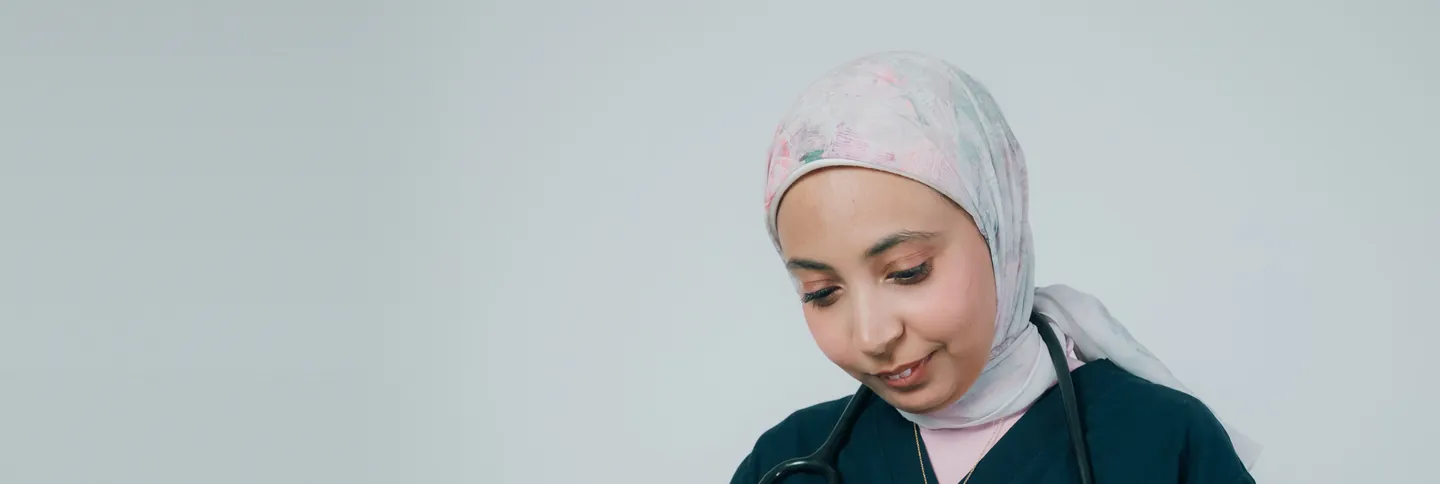
#> input picture assets/images/band-book.webp, 1440 x 484 px, given in place of 39192341.jpg, which was not available
$ python cut.py
#> lines starting #> are read from the running program, lines starting #| are printed output that depends on the picture
#!/usr/bin/env python3
"""Cut every theme photograph from its Pexels original.

  python3 .dev/photos/cut.py <dir-with-originals>

Originals are `<pexels id>.jpg`, fetched full size from
https://images.pexels.com/photos/<id>/pexels-photo-<id>.jpeg (not committed).
Each slot is cut at twice its largest rendered size (full-bleed capped at
1920px wide) and written as WebP to assets/images/. readme.txt credits every
file; SOURCES below is the same table.
"""
import os
import sys

from PIL import Image

sys.path.insert(0, os.path.dirname(os.path.abspath(__file__)))
from extend import extend  # noqa: E402

ROOT = os.path.dirname(os.path.dirname(os.path.dirname(os.path.abspath(__file__))))
OUT = os.path.join(ROOT, "assets", "images")

# slot: (pexels id, output size, crop box in original pixels (x0, y0, x1, y1))
CROPS = {
    # About: the practice's senior GP with a family (Vitaly Gariev's clinic series).
    "about-1": ("39192341", (764, 928), (1350, 0, 3128, 2160)),
    "about-2": ("39192345", (644, 784), (1000, 0, 2776, 2160)),
    # Departments, 3:2 cards.
    "dept-eye": ("6749697", (832, 550), (300, 300, 5100, 3473)),
    "dept-physio": ("20860594", (832, 550), (0, 0, 4000, 2644)),
    "dept-dental": ("6627419", (832, 550), (0, 1500, 4480, 4462)),
    "dept-lab": ("6627687", (832, 550), (300, 0, 6720, 4244)),
    "dept-skin": ("7446661", (832, 550), (0, 1200, 3840, 3738)),
    "dept-children": ("39192352", (832, 550), (400, 0, 3668, 2160)),
    # Reviews band behind the quote.
    "reviews": ("39192354", (1920, 834), (0, 0, 3840, 1668)),
    # The three tabs.
    "tab-family": ("39192346", (1272, 880), (500, 0, 3622, 2160)),
    "tab-team": ("39192393", (1272, 880), (400, 0, 3522, 2160)),
    "tab-sameday": ("39192373", (1272, 880), (400, 0, 3522, 2160)),
    # Doctors, 604x572 cards (Daniil Kondrashin's studio series, plus the senior GP).
    "doctor-1": ("32254662", (604, 572), (440, 1110, 3534, 4040)),
    "doctor-2": ("32254667", (604, 572), (713, 1000, 3153, 3311)),
    "doctor-3": ("32115962", (604, 572), (1033, 1560, 2833, 3265)),
    "doctor-4": ("32115911", (604, 572), (693, 1100, 3493, 3752)),
    "doctor-5": ("32254657", (604, 572), (787, 1000, 3187, 3273)),
    "doctor-6": ("32115898", (604, 572), (500, 1000, 3500, 3841)),
    "doctor-7": ("32115951", (604, 572), (400, 1650, 3200, 4302)),
    "doctor-8": ("39192331", (604, 572), (870, 0, 2990, 2008)),
}

# Studio portraits widened by continuing the backdrop (extend.py).
EXTENDED = {
    # slot: (id, size, (y0, y1), head x in the original, where it lands 0..1)
    "hero": ("32254662", (1920, 800), (1000, 5200), 1985, 0.72),
    "banner": ("32115962", (1920, 440), (1750, 3100), 1933, 0.78),
    "band-call": ("32115951", (1440, 484), (1850, 3500), 2133, 0.30),
    "band-book": ("32254654", (1440, 484), (1250, 2900), 1950, 0.62),
}


def main(src):
#> called with src = '.'
    os.makedirs(OUT, exist_ok=True)
    for slot, (pid, size, box) in CROPS.items():
        im = Image.open(os.path.join(src, pid + ".jpg")).convert("RGB")
#> im is the input picture: PIL image 1440x484 RGB; mean R, G, B 179.6, 187.5, 188.9
        x0, y0, x1, y1 = box
        want = size[0] / size[1]
        got = (x1 - x0) / (y1 - y0)
        if abs(want - got) > 0.02:
            raise SystemExit("%s: crop ratio %.3f, slot %.3f" % (slot, got, want))
        if (x1 - x0) < size[0]:
            raise SystemExit("%s: crop %dpx is narrower than the slot" % (slot, x1 - x0))
        im.crop(box).resize(size, Image.LANCZOS).save(os.path.join(OUT, slot + ".webp"), "WEBP", quality=80, method=6)
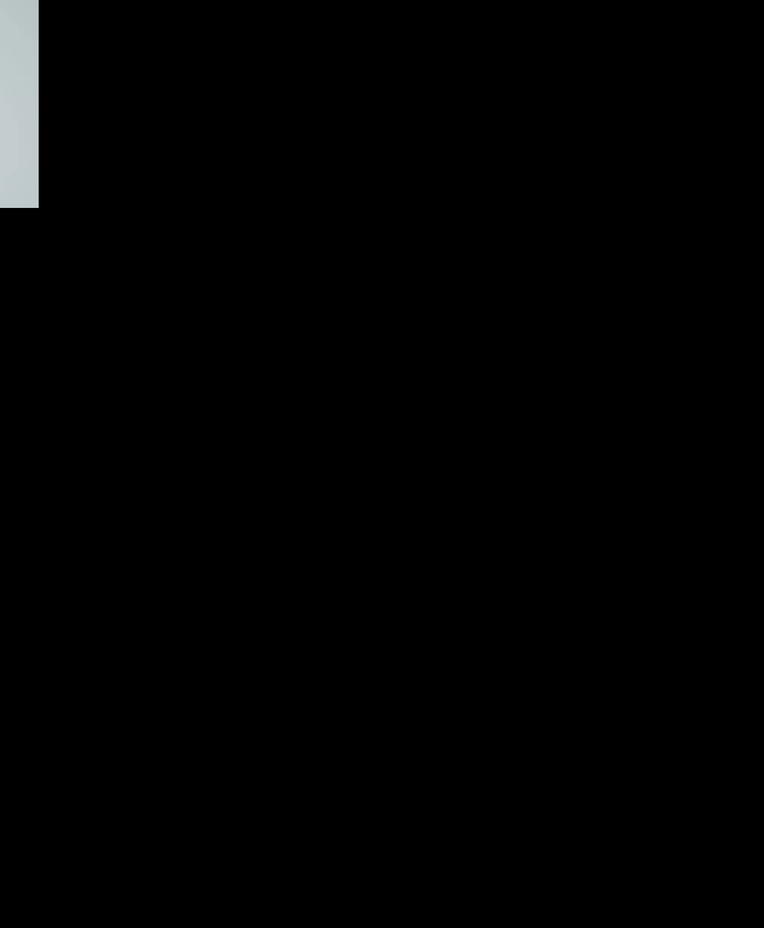
#> saved as about-1.webp: PIL image 764x928 RGB; mean R, G, B 2.2, 2.3, 2.3
        print(slot, pid, size)
#> pass 2 of the loop in main, `for slot, (pid, size, box) in CROPS.items():`:
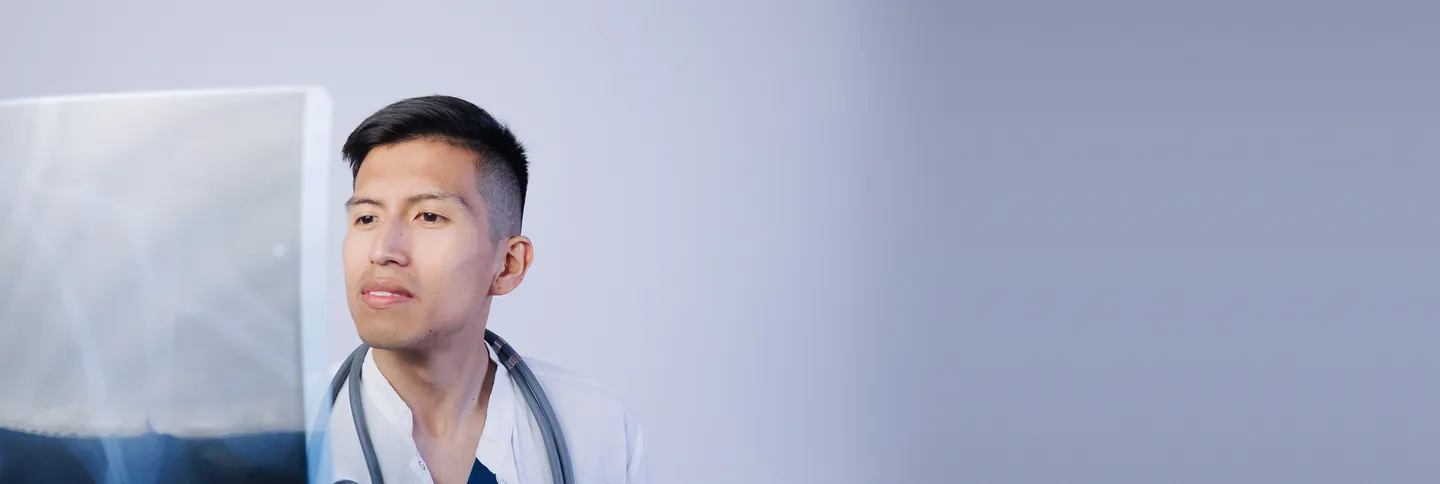
#> input picture assets/images/band-call.webp, 1440 x 484 px, given in place of 39192345.jpg, which was not available
#> in main, im is the input picture: PIL image 1440x484 RGB; mean R, G, B 168.4, 174.1, 194
#> in main, `im.crop(box).resize(size, Image.LANCZOS).save(os.path.join(OUT, slot +..`:
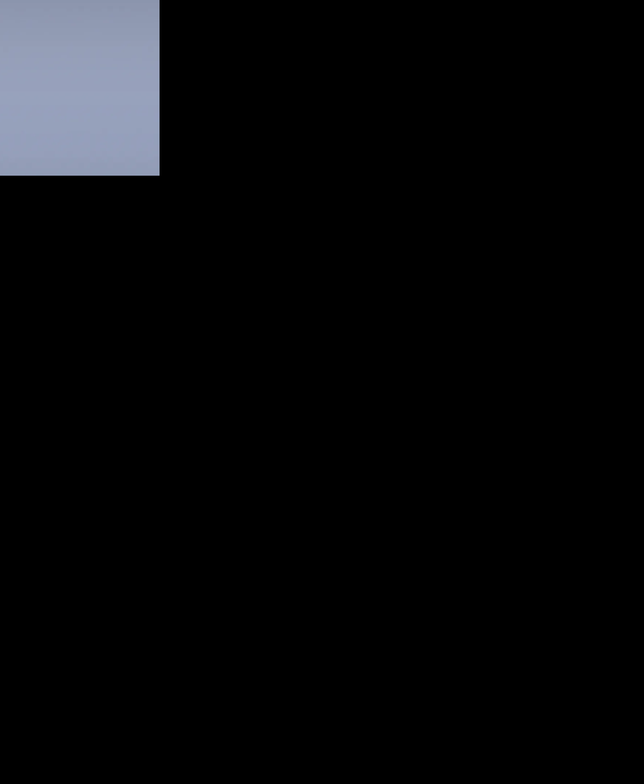
#> saved as about-2.webp: PIL image 644x784 RGB; mean R, G, B 8.2, 8.8, 10.2
    for slot, (pid, size, region, head_x, place) in EXTENDED.items():
        im = extend(os.path.join(src, pid + ".jpg"), size[0], size[1], region, head_x, place)
        im.save(os.path.join(OUT, slot + ".webp"), "WEBP", quality=80, method=6)
        print(slot, pid, size)


if __name__ == "__main__":
#> (the run stopped early here; a loop or call above may not have finished)
